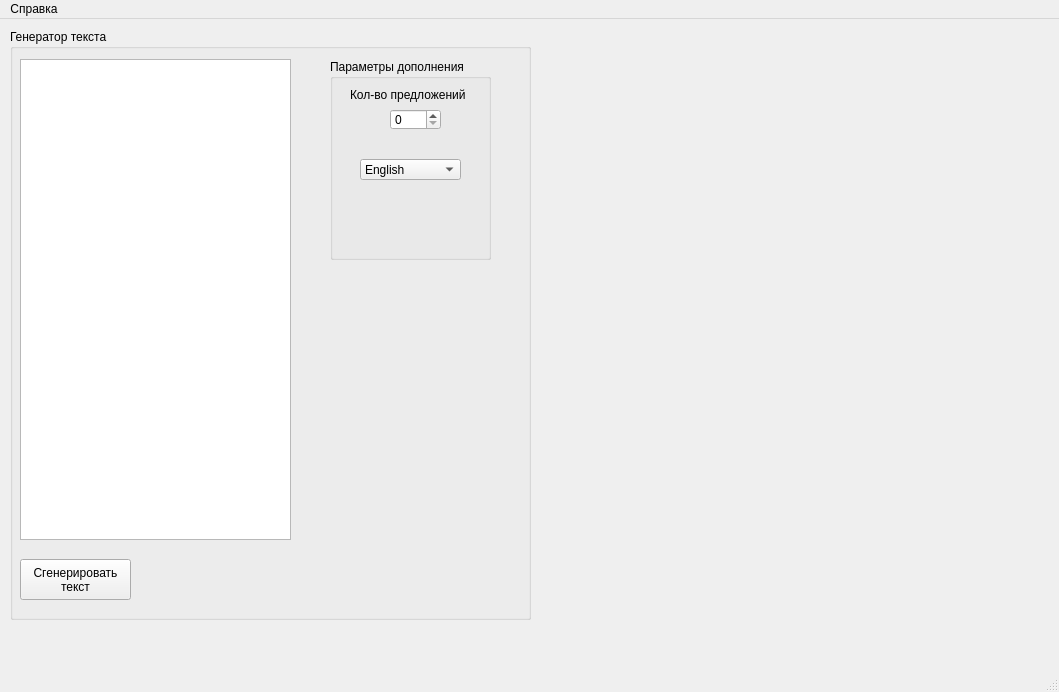
<?xml version="1.0" encoding="UTF-8"?>
<ui version="4.0">
 <class>MainWindow</class>
 <widget class="QMainWindow" name="MainWindow">
  <property name="geometry">
   <rect>
    <x>0</x>
    <y>0</y>
    <width>1059</width>
    <height>692</height>
   </rect>
  </property>
  <property name="windowTitle">
   <string>MainWindow</string>
  </property>
  <widget class="QWidget" name="centralwidget">
   <widget class="QGroupBox" name="groupBox">
    <property name="geometry">
     <rect>
      <x>10</x>
      <y>10</y>
      <width>521</width>
      <height>591</height>
     </rect>
    </property>
    <property name="title">
     <string>Генератор текста</string>
    </property>
    <widget class="QPushButton" name="pushButton">
     <property name="geometry">
      <rect>
       <x>10</x>
       <y>530</y>
       <width>111</width>
       <height>41</height>
      </rect>
     </property>
     <property name="text">
      <string>Сгенерировать
текст</string>
     </property>
    </widget>
    <widget class="QTextEdit" name="textEdit">
     <property name="geometry">
      <rect>
       <x>10</x>
       <y>30</y>
       <width>271</width>
       <height>481</height>
      </rect>
     </property>
    </widget>
    <widget class="QGroupBox" name="groupBox_2">
     <property name="geometry">
      <rect>
       <x>320</x>
       <y>30</y>
       <width>161</width>
       <height>201</height>
      </rect>
     </property>
     <property name="title">
      <string>Параметры дополнения</string>
     </property>
     <widget class="QLabel" name="label">
      <property name="geometry">
       <rect>
        <x>20</x>
        <y>20</y>
        <width>131</width>
        <height>31</height>
       </rect>
      </property>
      <property name="text">
       <string>Кол-во предложений</string>
      </property>
     </widget>
     <widget class="QSpinBox" name="spinBox">
      <property name="geometry">
       <rect>
        <x>60</x>
        <y>50</y>
        <width>51</width>
        <height>21</height>
       </rect>
      </property>
     </widget>
     <widget class="QComboBox" name="comboBox">
      <property name="geometry">
       <rect>
        <x>30</x>
        <y>100</y>
        <width>101</width>
        <height>21</height>
       </rect>
      </property>
      <item>
       <property name="text">
        <string>English</string>
       </property>
      </item>
      <item>
       <property name="text">
        <string>Русский</string>
       </property>
      </item>
     </widget>
    </widget>
    <zorder>groupBox_2</zorder>
    <zorder>pushButton</zorder>
    <zorder>textEdit</zorder>
   </widget>
  </widget>
  <widget class="QMenuBar" name="menubar">
   <property name="geometry">
    <rect>
     <x>0</x>
     <y>0</y>
     <width>1059</width>
     <height>26</height>
    </rect>
   </property>
   <widget class="QMenu" name="menu">
    <property name="title">
     <string>Справка</string>
    </property>
    <addaction name="action"/>
    <addaction name="action_2"/>
   </widget>
   <addaction name="menu"/>
  </widget>
  <widget class="QStatusBar" name="statusbar"/>
  <action name="action">
   <property name="text">
    <string>Использование</string>
   </property>
  </action>
  <action name="action_2">
   <property name="text">
    <string>О разработчике</string>
   </property>
  </action>
 </widget>
 <resources/>
 <connections/>
</ui>
